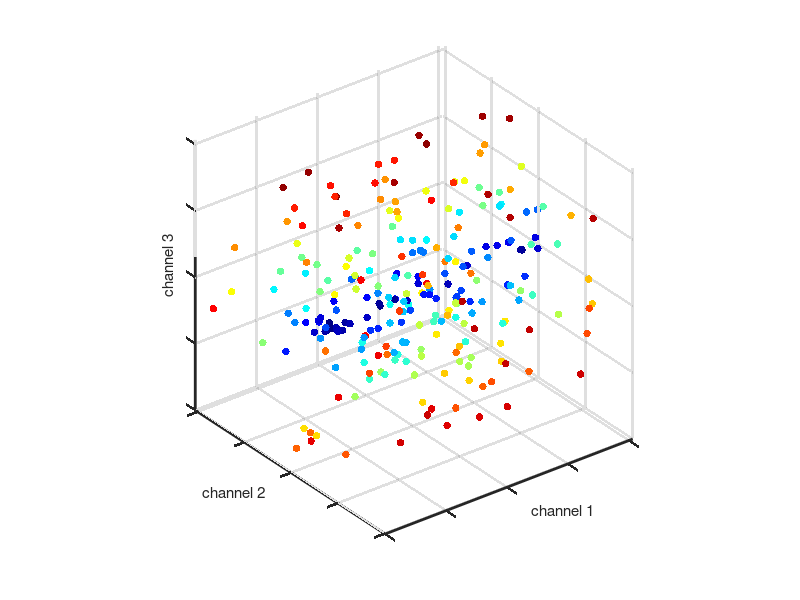

This chart was generated by the following MATLAB code: (Note: this script raises an error after producing the figure.)
close;
clear;
nPoints = 250;

x2d = 2*rand(nPoints,2)-1;
[~,Idx] = sort( x2d(:,2));
x2d = x2d(Idx,:);

x3d = zeros(nPoints,3);
t = linspace(0,1,nPoints)';
f = 50;
x3d(:,1) = x2d(:,1);      
x3d(:,2) = t.*cos(f*t);
x3d(:,3) = -t.*sin(f*t);
noise = 0.02*randn(nPoints,3);
x3d   = x3d + noise;

Colors = jet(nPoints);
hold on
scatter3(x3d(:,1),x3d(:,2),x3d(:,3),30,Colors,'fill');

view(3)
axis('equal');
xlabel('channel 1');ylabel('channel 2'),zlabel('channel 3');
set(gca,'XTickLabel',[],'YTickLabel',[],'LineWidth',2,...
    'ZTickLabel',[]);
grid('on');
MyPrint('SwissRoll3dplotjet.png');

figure;
set(gcf,'Color','w');
hold on;
scatter3(x2d(:,2),x2d(:,1),0*x2d(:,1),100,Colors,'fill');
set(gca,'XTickLabel',[],'YTickLabel',[],'LineWidth',2,...
    'ZTickLabel',[]);
grid('on');
axis('tight');
xlabel('Dimension 1');ylabel('Dimension 2')

%MyPrint('SwissRoll2dsparse');
